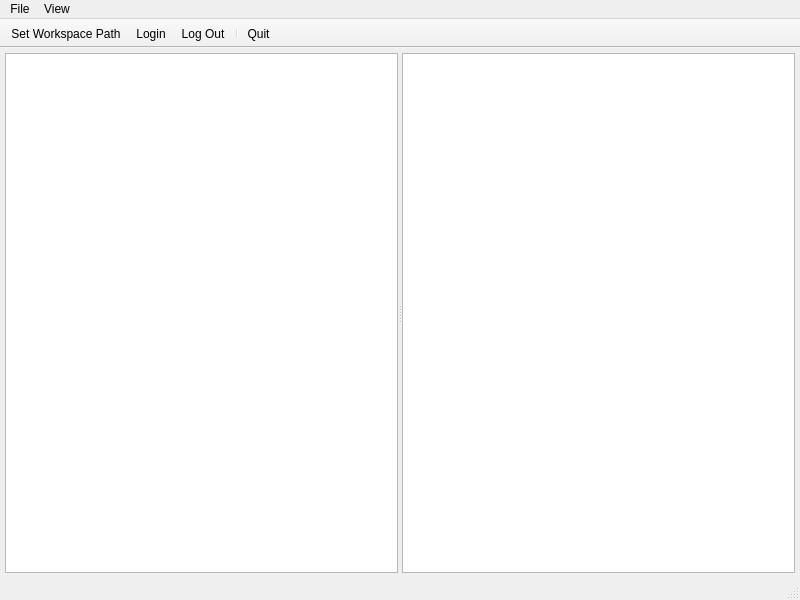
<?xml version="1.0" encoding="UTF-8"?>
<ui version="4.0">
 <class>MainWindow</class>
 <widget class="QMainWindow" name="MainWindow">
  <property name="geometry">
   <rect>
    <x>0</x>
    <y>0</y>
    <width>800</width>
    <height>600</height>
   </rect>
  </property>
  <property name="windowTitle">
   <string>Feishu Devops Assistant</string>
  </property>
  <property name="windowIcon">
   <iconset>
    <normaloff>:/icon/3D水ddd晶软件图标374.png</normaloff>:/icon/3D水ddd晶软件图标374.png</iconset>
  </property>
  <property name="tabShape">
   <enum>QTabWidget::Rounded</enum>
  </property>
  <widget class="QWidget" name="centralwidget">
   <layout class="QHBoxLayout" name="horizontalLayout">
    <property name="leftMargin">
     <number>5</number>
    </property>
    <property name="topMargin">
     <number>5</number>
    </property>
    <property name="rightMargin">
     <number>5</number>
    </property>
    <property name="bottomMargin">
     <number>5</number>
    </property>
    <item>
     <widget class="QSplitter" name="splitter">
      <property name="orientation">
       <enum>Qt::Horizontal</enum>
      </property>
      <widget class="QTreeView" name="treeView"/>
      <widget class="QListView" name="listView"/>
     </widget>
    </item>
   </layout>
  </widget>
  <widget class="QMenuBar" name="menubar">
   <property name="geometry">
    <rect>
     <x>0</x>
     <y>0</y>
     <width>800</width>
     <height>24</height>
    </rect>
   </property>
   <widget class="QMenu" name="menuFile">
    <property name="title">
     <string>File</string>
    </property>
    <addaction name="actionSetWorkspace"/>
    <addaction name="actionLogin"/>
    <addaction name="actionLogOut"/>
    <addaction name="separator"/>
    <addaction name="actionQuit"/>
   </widget>
   <widget class="QMenu" name="menuView">
    <property name="title">
     <string>View</string>
    </property>
   </widget>
   <addaction name="menuFile"/>
   <addaction name="menuView"/>
  </widget>
  <widget class="QStatusBar" name="statusbar"/>
  <widget class="QToolBar" name="toolBar">
   <property name="windowTitle">
    <string>toolBar</string>
   </property>
   <property name="movable">
    <bool>false</bool>
   </property>
   <property name="allowedAreas">
    <set>Qt::TopToolBarArea</set>
   </property>
   <property name="iconSize">
    <size>
     <width>48</width>
     <height>48</height>
    </size>
   </property>
   <property name="toolButtonStyle">
    <enum>Qt::ToolButtonTextUnderIcon</enum>
   </property>
   <attribute name="toolBarArea">
    <enum>TopToolBarArea</enum>
   </attribute>
   <attribute name="toolBarBreak">
    <bool>false</bool>
   </attribute>
   <addaction name="actionSetWorkspace"/>
   <addaction name="actionLogin"/>
   <addaction name="actionLogOut"/>
   <addaction name="separator"/>
   <addaction name="actionQuit"/>
  </widget>
  <action name="actionSetWorkspace">
   <property name="icon">
    <iconset resource="main.qrc">
     <normaloff>:/toolbar/icon/cubes.png</normaloff>:/toolbar/icon/cubes.png</iconset>
   </property>
   <property name="text">
    <string>Set Workspace Path</string>
   </property>
  </action>
  <action name="actionQuit">
   <property name="icon">
    <iconset resource="main.qrc">
     <normaloff>:/toolbar/icon/virus2.png</normaloff>:/toolbar/icon/virus2.png</iconset>
   </property>
   <property name="text">
    <string>Quit</string>
   </property>
  </action>
  <action name="actionLogin">
   <property name="icon">
    <iconset resource="main.qrc">
     <normaloff>:/toolbar/icon/spy.png</normaloff>:/toolbar/icon/spy.png</iconset>
   </property>
   <property name="text">
    <string>Login</string>
   </property>
  </action>
  <action name="actionLogOut">
   <property name="icon">
    <iconset resource="main.qrc">
     <normaloff>:/toolbar/icon/taiji.png</normaloff>:/toolbar/icon/taiji.png</iconset>
   </property>
   <property name="text">
    <string>Log Out</string>
   </property>
  </action>
 </widget>
 <resources>
  <include location="main.qrc"/>
 </resources>
 <connections>
  <connection>
   <sender>actionQuit</sender>
   <signal>triggered()</signal>
   <receiver>MainWindow</receiver>
   <slot>close()</slot>
   <hints>
    <hint type="sourcelabel">
     <x>-1</x>
     <y>-1</y>
    </hint>
    <hint type="destinationlabel">
     <x>399</x>
     <y>299</y>
    </hint>
   </hints>
  </connection>
 </connections>
</ui>
